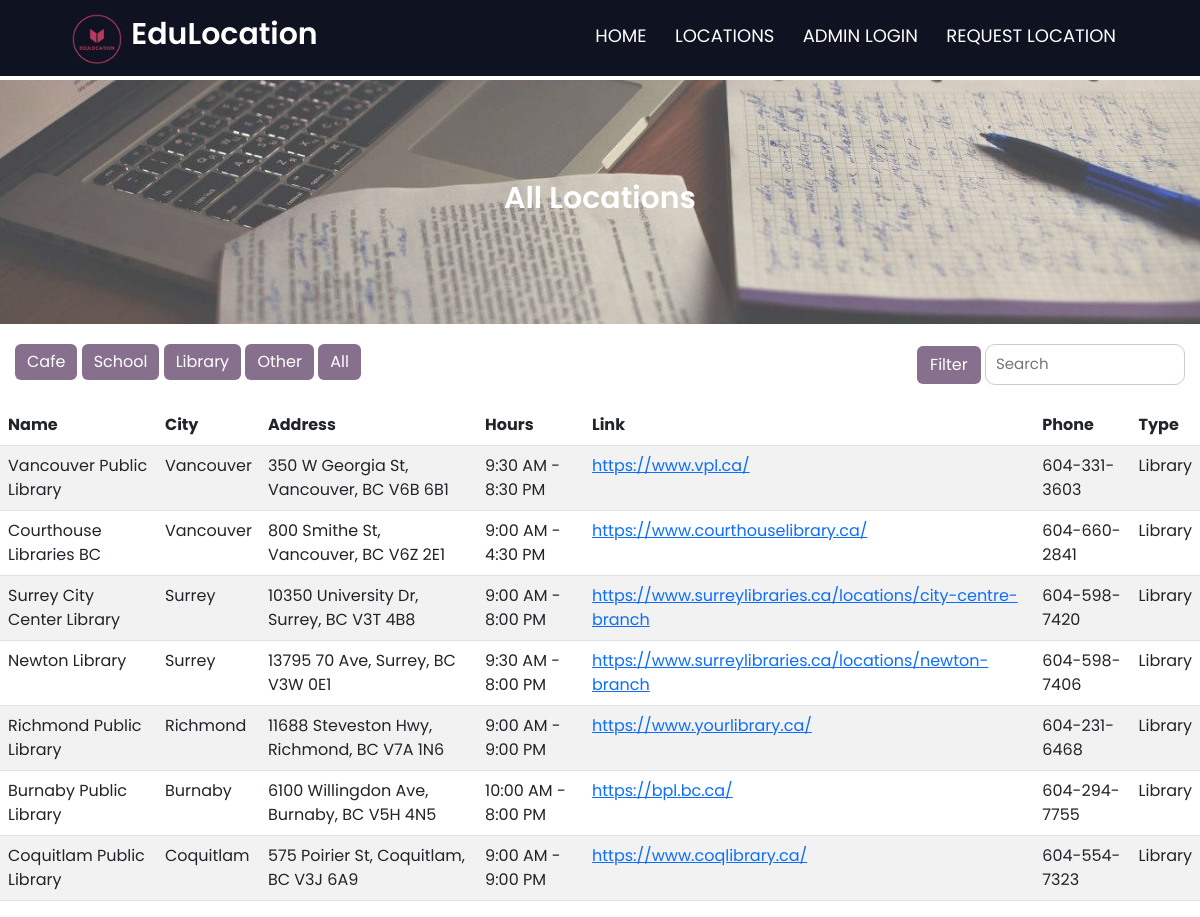
The app's page /locations?filter_type=Library, older data.
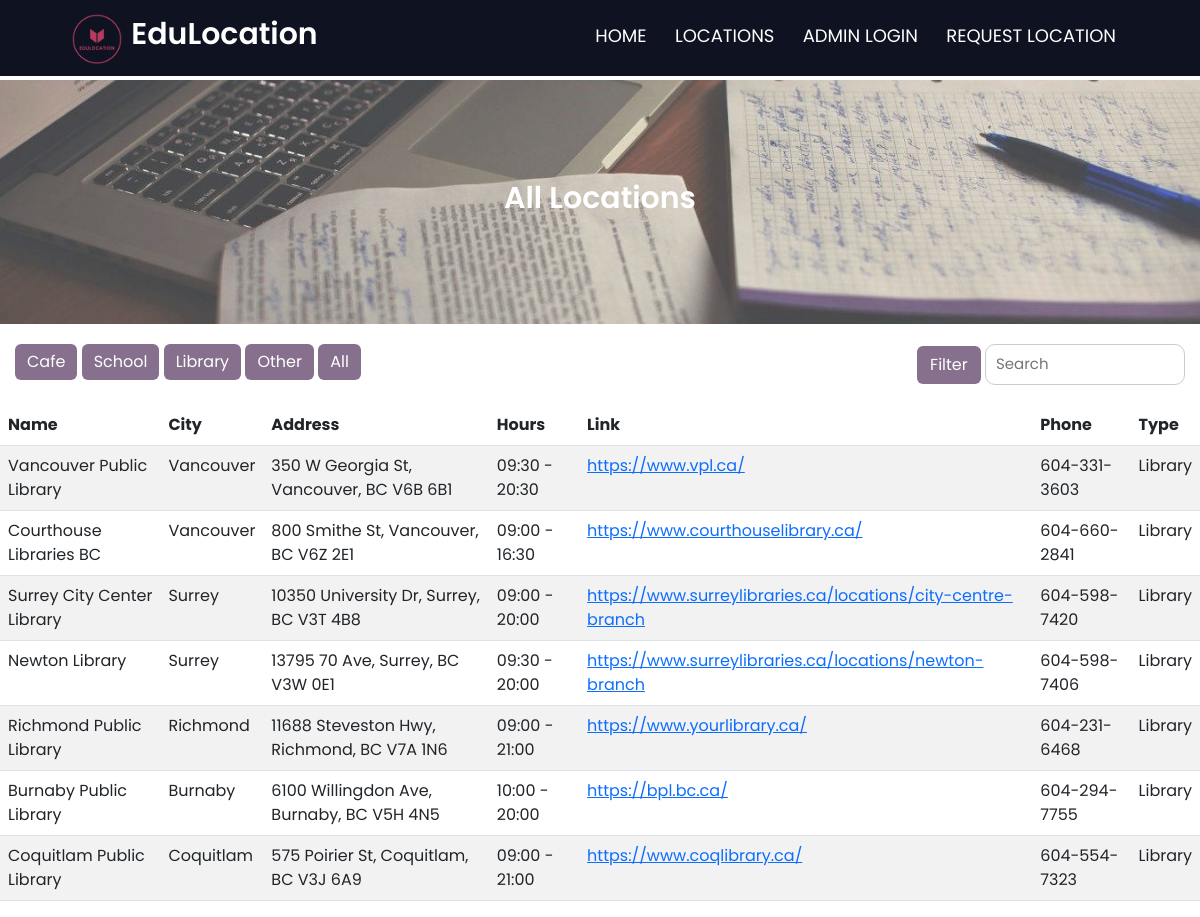
The same page, newer data.
### models.py (models this page shows, shortened)
class Locations(db.Model):
    id = db.Column("id", db.Integer, primary_key=True)
    name = db.Column(db.String(100), nullable=False)
    city = db.Column(db.String(100))
    address = db.Column(db.String(100))
    hours = db.Column(db.String(100))
    link = db.Column(db.String(100))
    phone = db.Column(db.String(100))
    location_type = db.Column(db.String(100))

### myapp.py (the view)
@app.route("/locations")
def locations():
    locations, filter_type, search_query = get_filtered_locations()
    return render_template("locations.html", locations=locations, filter_type=filter_type, search_query=search_query)

### myapp.py (called while the page is built)
def get_filtered_locations(city=None):
    search_query = request.args.get("search_query")
    filter_type = request.args.get("filter_type")
    query = Locations.query
    if city:
        query = query.filter_by(city=city)
    if search_query:
        search_query = f"%{search_query.lower().strip('%')}%"
        query = query.filter((Locations.name.ilike(search_query)) | (Locations.city.ilike(search_query)))
    elif filter_type:
        if filter_type == "Other":
            query = query.filter(Locations.location_type.notin_(["Cafe", "School", "Library"]))
        else:
            query = query.filter_by(location_type=filter_type)
    return query.all(), filter_type, search_query.strip('%') if search_query else search_query

### templates/locations.html (shortened to what this page needs)
{% extends 'base.html' %}
{% block content %}
    <link rel="stylesheet" href="/static/main.css" />
    <section class="city-dashboard locations-dashboard">
        <h1>All Locations</h1>
    </section>
    <div class="filter d-flex justify-content-between">
        <div>
            <button type="button" class="btn btn-primary mr-2" onclick="window.location.href='/locations?filter_type=Cafe'">Cafe</button>
            <button type="button" class="btn btn-primary mr-2" onclick="window.location.href='/locations?filter_type=School'">School</button>
            <button type="button" class="btn btn-primary mr-2" onclick="window.location.href='/locations?filter_type=Library'">Library</button>
            <button type="button" class="btn btn-primary mr-2" onclick="window.location.href='/locations?filter_type=Other'">Other</button>
            <button type="button" class="btn btn-primary" onclick="window.location.href='/locations'">All</button>
        </div>
        <form method="GET" action="{{ url_for('locations') }}" class="form-inline search-form">
            <button class="btn search-btn my-2 my-sm-0" type="submit">Filter</button>
            <input class="search-input" type="search" placeholder="Search" aria-label="Search" name="search_query" value="{{ search_query or '' }}">
        </form>
    </div>
    <table class="table table-striped table-hover">
        <thead>
            <tr>
                <th>Name</th>
                <th>City</th>
                <th>Address</th>
                <th>Hours</th>
                <th>Link</th>
                <th>Phone</th>
                <th>Type</th>
            </tr>
        </thead>
        <tbody>
            {% for location in locations %}
            <tr>
                <td>{{ location.name }}</td>
                <td>{{ location.city }}</td>
                <td>{{ location.address }}</td>
                <td>{{ location.hours }}</td>
                <td><a href="{{ location.link }}" target="_blank">{{ location.link }}</a></td>
                <td>{{ location.phone }}</td>
                <td>{{ location.location_type }}</td>
            </tr>
            {% endfor %}
        </tbody>
    </table>
{% endblock %}

### templates/base.html (shortened to what this page needs)
<!DOCTYPE html>
<html lang="en">
  <head>
    <link rel="stylesheet" href="https://cdn.jsdelivr.net/npm/bootstrap@5.3.0-alpha3/dist/css/bootstrap.min.css">
    <link rel="stylesheet" href="/static/main.css" />
  </head>
  <body>
    <section class="header">
      <nav>
        <a href="/">
          <img src="/static/image/home.png">
          <span class="home-text">EduLocation</span>
        </a>
        <div class="nav-links">
          <ul>
            <li><a href="/">HOME</a></li>
            <li class="dropdown">LOCATIONS
            </li>
            <li><a href="{{ url_for('admin') }}">ADMIN LOGIN</a></li>
            <li><a href="{{ url_for('request_location') }}">REQUEST LOCATION</a></li>
          </ul>
        </div>
    </section>
    {% block content %}
    {% endblock %}
  </body>
</html>

### static/main.css (style rules this page uses)
* { box-sizing: border-box; margin: 0; padding: 0; font-family: 'Poppins', sans-serif; }
nav { position: fixed; width: 100%; display: flex; padding: 0.7% 6%; justify-content: space-between; align-items: center; background-color: rgb(15,18,32); z-index: 99; transition-duration: 0.2s ; }
nav img { width: 50px; }
.nav-links { flex: 1; text-align: right; }
.nav-links ul li { list-style: none; display: inline-block; padding-top: 14px; padding-left: 12px; padding-right: 12px; position: relative; }
.nav-links ul li a { color: #fff; text-decoration: none; font-size: 18px; }
.nav-links ul li::after { content: ''; width: 0%; height: 2px; background: #f44336; display: block; margin: auto; transition: 0.5s; }
.home-text { color: #fff; font-size: 30px; text-align: center; margin-left: 5px; font-weight: 600; }
.dropdown { color: #fff; text-decoration: none; font-size: 18px; }
.header { min-height: 40px; width: 100%; position: relative; }
nav a { text-decoration: none; }
.filter { display: flex; justify-content: space-between; margin: 20px 15px; }
.filter button { background-color: #87708D; color: #fff; }
.btn-primary { border: none; }
.search-input { padding: 8px 10px; font-size: 15px; border-radius: 10px; border: 1px solid #ccc; width: 200px; }
.city-dashboard { position: relative; margin-bottom: 15px; margin-left: 0; margin-right: 0; margin-top: 40px; padding: 100px; color: #fff; }
.city-dashboard::before { content: ""; position: absolute; top: 0; left: 0; width: 100%; height: 100%; background-size: cover; background-position: center; opacity: 0.8; z-index: -1; }
.city-dashboard h1 { font-size: 30px; font-weight: 600; text-align: center; color: #fff; }
.locations-dashboard::before { background-image: url('image/locations-dashboard.jpg'); }

Row changes from the older to the newer data that the page shows:
changed Locations "Vancouver Public Library": hours "9:30 AM - 8:30 PM" → "09:30 - 20:30"
changed Locations "Courthouse Libraries BC": hours "9:00 AM - 4:30 PM" → "09:00 - 16:30"
changed Locations "Surrey City Center Library": hours "9:00 AM - 8:00 PM" → "09:00 - 20:00"
changed Locations "Newton Library": hours "9:30 AM - 8:00 PM" → "09:30 - 20:00"
changed Locations "Richmond Public Library": hours "9:00 AM - 9:00 PM" → "09:00 - 21:00"
changed Locations "Burnaby Public Library": hours "10:00 AM - 8:00 PM" → "10:00 - 20:00"
changed Locations "Coquitlam Public Library": hours "9:00 AM - 9:00 PM" → "09:00 - 21:00"
